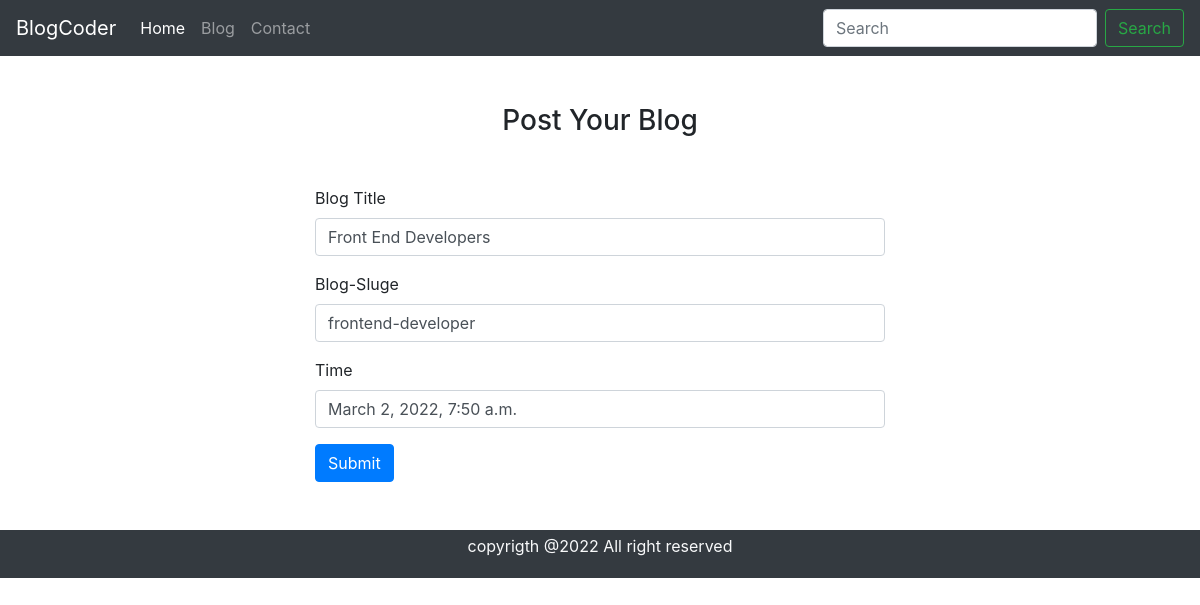
The page /editblog/3 on the database its author committed.
### blog/models.py (models this page shows, shortened)
class Blog(models.Model):
	sno = models.AutoField(primary_key=True)
	title = models.CharField(max_length=200)
	content = models.TextField(null=True, blank=True)
	short_desc = models.CharField(max_length=250, default="", null=True, blank=True)
	slug = models.CharField(max_length=100)
	time = models.DateTimeField(auto_now_add=True)

### blog/views.py (the view, shortened to what this page needs)
# urls.py: path('editblog/<str:sno>', views.editblog, name='editblog'),
def editblog(request,sno):
	Current_Object = Blog.objects.get(sno=sno)
	return render(request, 'editblog.html', {'Current_Object':Current_Object})

### templates/editblog.html (shortened to what this page needs)
{% extends 'base.html' %}
{% block homeactive %} active {% endblock %}
{% block body %}
{% load static %}
<div class="container w-50 mb-5">
	<h3 class="text-center my-5"> Post Your Blog </h3>
	<form method="POST">
	  <div class="form-group ">
	    <label for="formGroupExampleInput">Blog Title</label>
	    <input type="text" class="form-control" name="title" value="{{Current_Object.title}}" id="formGroupExampleInput" placeholder="Example input">
	  </div>
	  <div class="form-group">
	    <label for="formGroupExampleInput4">Blog-Sluge</label>
	    <input type="textarea" class="form-control" name="slug" value="{{Current_Object.slug}}" id="formGroupExampleInput4" placeholder="Another input">
	  </div>
	  <div class="form-group">
	    <label for="formGroupExampleInput4">Time</label>
	    <input type="textarea" class="form-control" name="time" value="{{Current_Object.time}}" id="formGroupExampleInput4" placeholder="Another input">
	  </div>
	  <div>
	  	<button type="submit" class="btn btn-primary">Submit</button>
	  </div>
	</form>
</div>
{% endblock body %}

### rows shown on the page
Blog: title "Front End Developers", slug "frontend-developer", time "March 2, 2022, 7:50 a.m."
